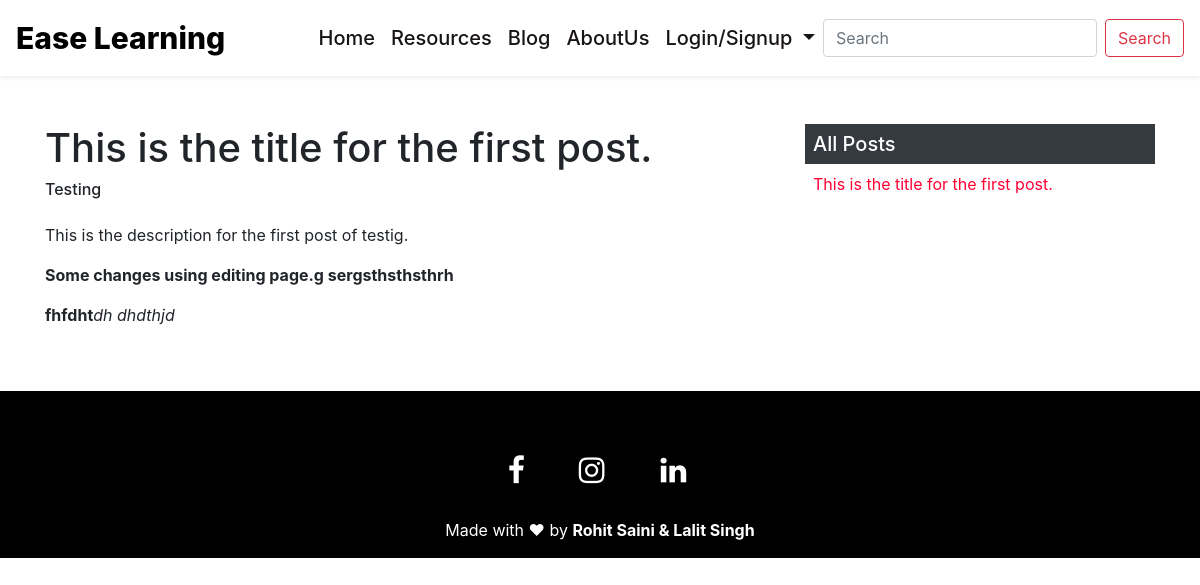
/blog/first-post, run on the app's committed database.
### mainapp/models.py (models this page shows, shortened)
class Blog(models.Model):
    id = models.AutoField(primary_key=True)
    title = models.CharField(max_length=200)
    subtitle = models.CharField(max_length=100)
    description = models.TextField()
    slug = models.SlugField(max_length=60, unique=True, default="")
    user = models.ForeignKey(User, on_delete=models.CASCADE)
    date = models.DateTimeField(auto_now_add=True)

### mainapp/views.py (the view)
# urls.py: path('blog/<slug:slug>', views.post, name="Blog Post"),
def post(request, slug):
    post = Blog.objects.get(slug=slug)
    all_posts = Blog.objects.all()
    context = {
        "post":post,
        "allPosts":all_posts,
    }
    return render(request, 'blogpost.html', context)

### mainapp/templates/blogpost.html (shortened to what this page needs)
{% extends 'base.html' %}
{% block body %}
<div class="container mt-5 mb-5">
    <div class="row">
        <div class="col-md-8">
            <h1>{{ post.title }}</h1>
            <h6>{{ post.subtitle }}</h6>
            <p class="mt-4">{{ post.description|safe }}</p>
        </div>
        <div class="col-md-4">
            <h5 class="bg-dark p-2 text-white">All Posts</h5>
            {% for p in allPosts %}
            <div class="post-links pl-2">
                <a href="{{ p.slug }}"> {{ p.title}} </a>
            </div>
            {% endfor %}
        </div>
    </div>
</div>
{% endblock body %}

### mainapp/static/assets/css/style.css (style rules this page uses)
:root { --primary-color: #FF0035; --secondary-color: #D6EFFF; --text-color : rgb(24, 20, 20); --bg-color : #FFF; }

### mainapp/templates/blogpost.html (style rules this page uses)
.post-links a { color: #FF0035; text-decoration: none; }

### data on the page
Blog: title "This is the title for the first post.", subtitle "Testing", description "This is the description for the first post of testig. Some changes using editing page.g sergsthsthsthrh fhfdht dh dhdthjd"
